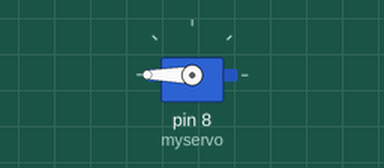
Simulated run of this sketch. Board: Arduino Uno, built with avr-gcc and run on an emulated ATmega328P. Parts: servo.

Above: at 0.05 s.
Timing chart, 0 to 4.6 s (numbered marks = the images above):
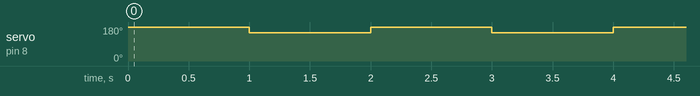

Measured:
- by itself, servo on pin 8 (myservo): alternates 180° for 1.0 s and 150° for 1.0 s

The sketch:

dinochrome_servo.ino
```cpp
#include <Servo.h>

Servo myservo;
void setup(){
  myservo.attach(8);
}

void loop(){
   myservo.write(180);  //angle to release the key
   delay(1000);
   myservo.write(150);  //angle to press the key
   delay(1000);
}
```
